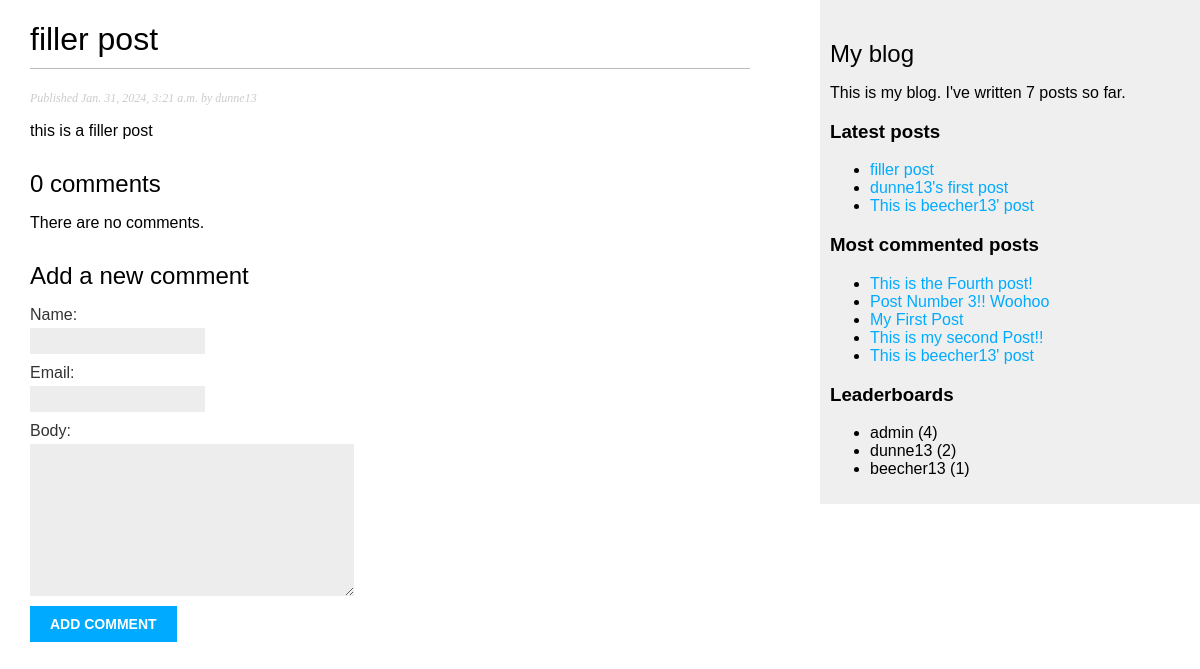
/blog/2024/1/31/filler-post/, run on the app's committed database.
### blog/models.py (models this page shows, shortened)
class Post(models.Model):
    class Status(models.TextChoices):
        DRAFT = 'DF', 'Draft'
        PUBLISHED = 'PB', 'Published'
    title = models.CharField(max_length=250)
    slug = models.SlugField(max_length=250,
                            unique_for_date='publish')
    author = models.ForeignKey(User,
                               on_delete=models.CASCADE,
                               related_name='blog_posts')
    body = models.TextField()
    publish = models.DateTimeField(default=timezone.now)
    created = models.DateTimeField(auto_now_add=True)
    updated = models.DateTimeField(auto_now=True)
    status = models.CharField(max_length=2,
                              choices=Status.choices,
                              default=Status.DRAFT)
    objects = models.Manager() # The default manager.
    published = PublishedManager() # Our custom manager.
    class Meta:
        ordering = ['-publish']
        indexes = [
            models.Index(fields=['-publish']),
        ]
    def get_absolute_url(self):
        return reverse('blog:post_detail',
                        args=[self.publish.year,
                              self.publish.month,
                              self.publish.day,
                              self.slug])

### blog/views.py (the view)
def post_detail(request, year, month, day, post):
    post = get_object_or_404(Post,
                             status=Post.Status.PUBLISHED,
                             slug=post,
                             publish__year=year,
                             publish__month=month,
                             publish__day=day)
    comments = post.comments.filter(active=True)
    form = CommentForm()
    return render(request,
                'blog/post/detail.html',
                {'post': post,
                 'comments': comments,
                 'form': form})

### blog/forms.py
class CommentForm(forms.ModelForm):
    class Meta:
        model = Comment
        fields = ['name', 'email', 'body']

### blog/models.py (called while the page is built)
    def get_queryset(self):
        return super().get_queryset()\
                    .filter(status=Post.Status.PUBLISHED)

### blog/templatetags/blog_tags.py (called while the page is built)
@register.simple_tag
def total_posts():
    return Post.published.count()

@register.inclusion_tag('blog/post/latest_posts.html')
def show_latest_posts(count=5):
    latest_posts = Post.published.order_by('-publish')[:count]
    return {'latest_posts': latest_posts}

@register.simple_tag
def get_most_commented_posts(count=5):
    return Post.published.annotate(
        total_comments = Count('comments')
    ).order_by('-total_comments')[:count]

@register.simple_tag
def get_top_users(count=3):
    all_posts = Post.published.all()
    all_posts_authors = []
    for post in all_posts:
        all_posts_authors.append(post.author)
    author_count = Counter(all_posts_authors)
    ordered_authors_list = list(author_count.keys())
    ordered_authors_list.sort(key=lambda x: author_count[x], reverse=True)
    final_display_list = []
    for author in ordered_authors_list:
        final_display_list.append(str(author) + " (" + str(author_count[author]) + ")")
    return final_display_list[:count]

### blog/templates/blog/post/detail.html (shortened to what this page needs)
{% extends "blog/base.html" %}
{% block content %}
    <h1>{{ post.title }}</h1>
    <p class="date">
        Published {{ post.publish }} by {{ post.author }}
    </p>
    {{ post.body|linebreaks }}
    {% with comments.count as total_comments %}
        <h2>
            {{ total_comments }} comment{{ total_comments|pluralize }}
        </h2>
    {% endwith %}
    {% for comment in comments %}
        <div class="comment">
            <p class="info">
                Comment {{ forloop.counter }} by {{ comment.name }}
                {{ comment.created }}
            </p>
            {{ comment.body|linebreaks }}
        </div>
    {% empty %}
        <p>There are no comments.</p>
    {% endfor %}
    {% include "blog/post/includes/comment_form.html" %}
{% endblock %}

### blog/templates/blog/base.html (shortened to what this page needs)
{% load blog_tags %}
{% load static %}
<!DOCTYPE html>
<html>
<head>
    <link href="{% static "css/blog.css" %}" rel="stylesheet">
</head>
<body>
    <div id="content">
        {% block content %}
        {% endblock %}
    </div>
    <div id="sidebar">
        <h2>My blog</h2>
        <p>
            This is my blog.
            I've written {% total_posts %} posts so far.
        </p>
        <h3>Latest posts</h3>
        {% show_latest_posts 3 %}
        <h3>Most commented posts</h3>
        {% get_most_commented_posts as most_commented_posts %}
        <ul>
            {% for post in most_commented_posts %}
                <li>
                    <a href="{{ post.get_absolute_url }}">{{ post.title }}</a>
                </li>
            {% endfor %}
        </ul>
        <h3>Leaderboards</h3>
        {% get_top_users as top_users %}
        <ul>
            {% for user in top_users %}
                <li> {{user}} </li>
            {% endfor %}
        </ul>
    </div>
</body>
</html>

### blog/templates/blog/post/latest_posts.html
<ul>
    {% for post in latest_posts %}
        <li>
            <a href="{{ post.get_absolute_url }}">{{ post.title }}</a>
        </li>
    {% endfor %}
</ul>

### blog/static/css/blog.css (style rules this page uses)
body { margin:0; padding:0; font-family:helvetica, sans-serif; }
a { color:#00abff; text-decoration:none; }
h1 { font-weight:normal; border-bottom:1px solid #bbb; padding:0 0 10px 0; }
h2 { font-weight:normal; margin:30px 0 0; }
#content { float:left; width:60%; padding:0 0 0 30px; }
#sidebar { float:right; width:30%; padding:10px; background:#efefef; height:100%; }
p.date { color:#ccc; font-family: georgia, serif; font-size: 12px; font-style: italic; }
label { float:left; clear:both; color:#333; margin-bottom:4px; }
input, textarea { clear:both; float:left; margin:0 0 10px; background:#ededed; border:0; padding:6px 10px; font-size:12px; }

### data on the page
Post: title "filler post", publish "Jan. 31, 2024, 3:21 a.m.", author "dunne13", body "this is a filler post"
Post: title "dunne13's first post"
Post: title "This is beecher13' post"
Post: title "This is the Fourth post!"
Post: title "Post Number 3!! Woohoo"
Post: title "My First Post"
Post: title "This is my second Post!!"

### other printed values
{{ total_comments }} "0"
{{ user }} "admin (4)" "dunne13 (2)" "beecher13 (1)"
